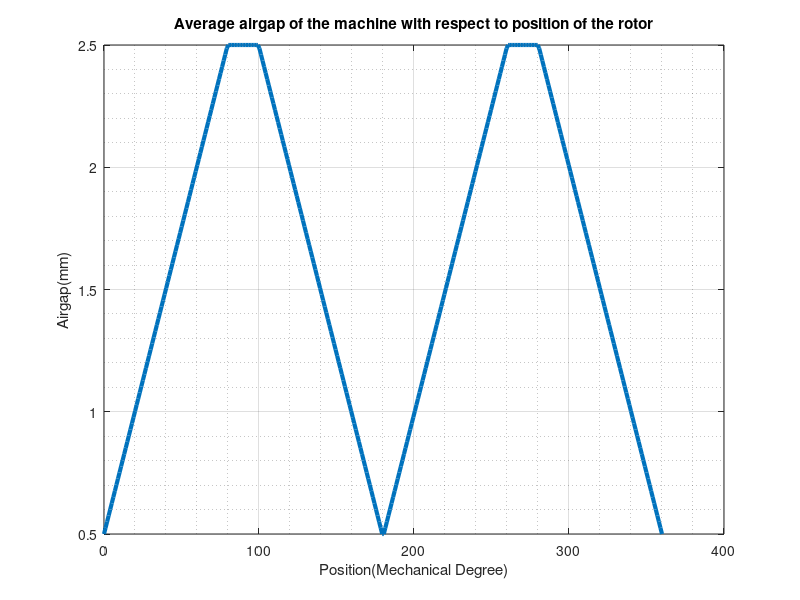
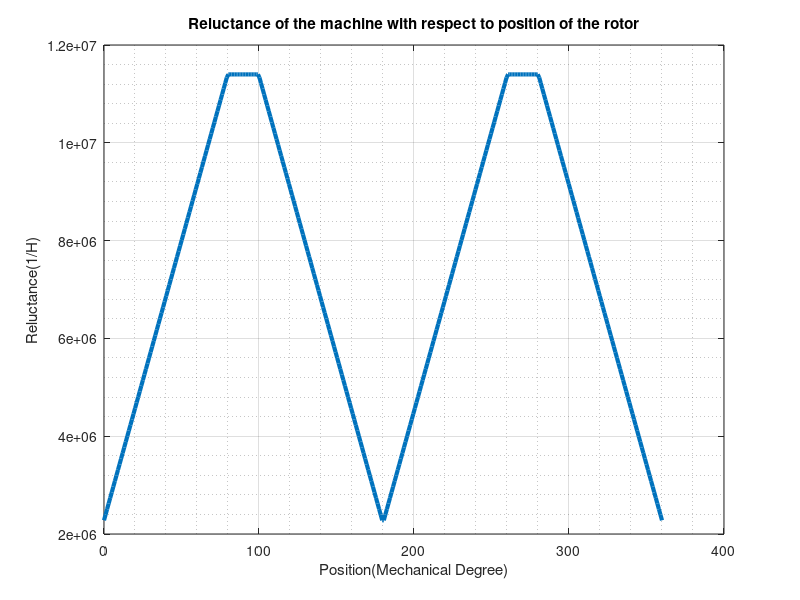
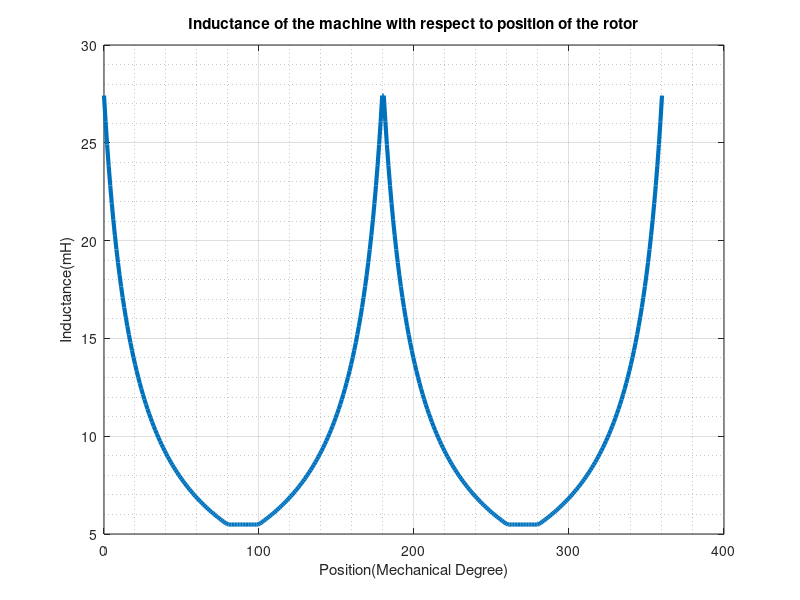
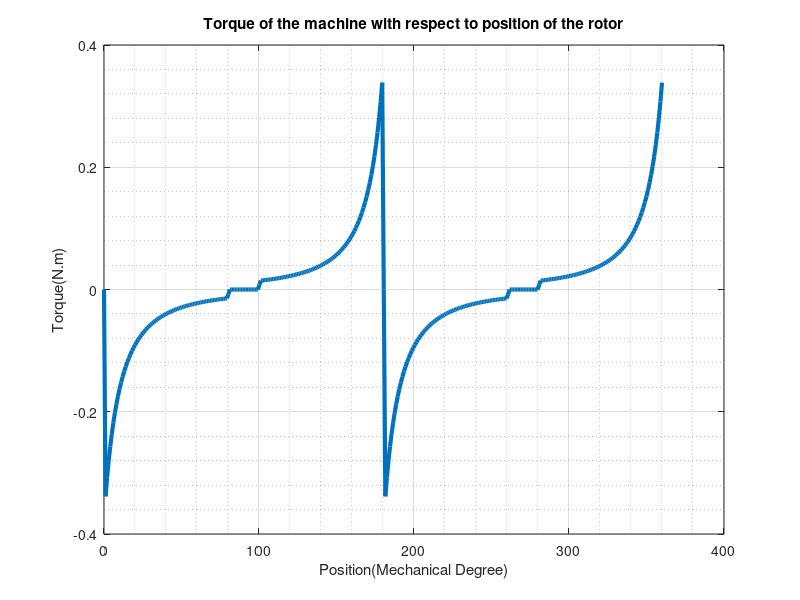

Here is the MATLAB script that generated these plots, in order: (Note: this script raises an error after producing the figures.)
%% Analytical Solution

%% airgap calculation
alfa=linspace(0,180,180); % degree mechanical
ld=0.5; % mm
lq=2.5; %mm

% Formulation
airgap(1:80)= (ld*(80-alfa(1:80))+lq*alfa(1:80))/80;
airgap(81:100)= lq;
airgap(101:180)= (ld*(alfa(101:180)-100)+lq*(180-alfa(101:180)))/80;

airgap(181:360)=airgap(1:180); % it is symetric so it is enought to know half of the mechanical degree
position= linspace(0,360,360); % full-rotation

figure();
plot(position,airgap,'LineWidth',3);
title('Average airgap of the machine with respect to position of the rotor');
ylabel('Airgap(mm)');
xlabel('Position(Mechanical Degree)');
grid on;
grid minor;

%% reluctance calculation 

R_s = 12.5; % mm % stator space radius
L_a = 20; % mm axial length 

A= (2*pi*R_s*L_a)*80/360; % pole area  mm^2 

mu_0 = 4*pi*1e-7; % H/m
mu_0= mu_0*1e-3 ; % H/mm

R= 2*airgap./(mu_0*A);

figure();
plot(position,R,'LineWidth',3);
title('Reluctance of the machine with respect to position of the rotor');
ylabel('Reluctance(1/H)');
xlabel('Position(Mechanical Degree)');
grid on;
grid minor;

%% Inductance calculation
N=250;

L=(N^2)./R ;

figure();
plot(position,L*1e3,'LineWidth',3);
title('Inductance of the machine with respect to position of the rotor');
ylabel('Inductance(mH)');
xlabel('Position(Mechanical Degree)');
grid on;
grid minor;

%%
current=3;
dL= L(2:end)-L(1:end-1);
dL= [L(1)-L(end), dL];
dL=dL*180/pi;
Ta= (current^2*dL)/2;
figure();
plot(position,Ta,'LineWidth',3);
title('Torque of the machine with respect to position of the rotor');
ylabel('Torque(N.m)');
xlabel('Position(Mechanical Degree)');
grid on;
grid minor;

%% adding the inductance matrices from Q2-linear material for -45 to 45 (0 ,45 , 90)
L_fea=W.Lw(243:397);
time=W.time(243:397);
pos_fea=W.pos(243:397);
pos_fea=pos_fea-45;
pos_fea=mod(pos_fea,360);


figure();
plot(pos_fea,L_fea,'LineWidth',3);
title('Inductance of the machine with respect to position of the rotor');
ylabel('Inductance(mH)');
xlabel('Position(Mechanical Degree)');
grid on;
grid minor;

%%  Comparison of inductance

figure();
plot(pos_fea,L_fea,'LineWidth',3);
hold on;
plot(position,L*1e3,'LineWidth',3);
legend('Finite Element','Analytical Solution')
title('Inductance of the machine with respect to position of the rotor');
ylabel('Inductance(mH)');
xlabel('Position(Mechanical Degree)');
grid on;
grid minor;

%%
energy1=energy(48:77);
p_e=linspace(0,360,30);

figure();
plot(p_e,energy1,'LineWidth',3);
title('Storage Energy of the machine with respect to position of the rotor');
ylabel('Energy(Joule)');
xlabel('Position(Mechanical Degree)');
grid on;
grid minor;
%%
Tb= T(243:397);


figure();

plot(pos_fea,Tb*1e-3,'LineWidth',3);
hold on;
plot(position,Ta,'LineWidth',3);
title('Torque of the machine with respect to position of the rotor');
legend('Finite Element','Analytical Solution')
ylabel('Torque(N.m)');
xlabel('Position(Mechanical Degree)');
grid on;
grid minor;

%%



